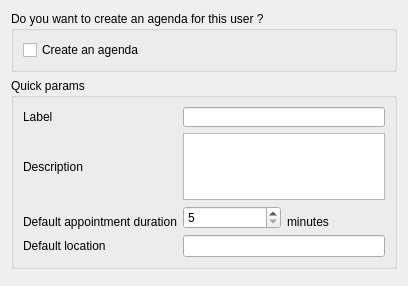
<?xml version="1.0" encoding="UTF-8"?>
<ui version="4.0">
 <class>Agenda::Internal::UserCalendarWizardCreatorWidget</class>
 <widget class="QWidget" name="Agenda::Internal::UserCalendarWizardCreatorWidget">
  <property name="geometry">
   <rect>
    <x>0</x>
    <y>0</y>
    <width>408</width>
    <height>286</height>
   </rect>
  </property>
  <property name="windowTitle">
   <string>Form</string>
  </property>
  <layout class="QGridLayout" name="gridLayout_2">
   <item row="1" column="0">
    <widget class="QGroupBox" name="groupBox">
     <property name="title">
      <string>Quick params</string>
     </property>
     <layout class="QGridLayout" name="gridLayout">
      <item row="0" column="0">
       <widget class="QLabel" name="label_2">
        <property name="minimumSize">
         <size>
          <width>0</width>
          <height>20</height>
         </size>
        </property>
        <property name="text">
         <string>Label</string>
        </property>
       </widget>
      </item>
      <item row="0" column="1" colspan="2">
       <widget class="QLineEdit" name="calendarLabel">
        <property name="minimumSize">
         <size>
          <width>0</width>
          <height>20</height>
         </size>
        </property>
       </widget>
      </item>
      <item row="1" column="0">
       <widget class="QLabel" name="label_3">
        <property name="sizePolicy">
         <sizepolicy hsizetype="Preferred" vsizetype="Preferred">
          <horstretch>0</horstretch>
          <verstretch>0</verstretch>
         </sizepolicy>
        </property>
        <property name="minimumSize">
         <size>
          <width>0</width>
          <height>20</height>
         </size>
        </property>
        <property name="text">
         <string>Description</string>
        </property>
       </widget>
      </item>
      <item row="1" column="1" colspan="2">
       <widget class="QTextEdit" name="description">
        <property name="minimumSize">
         <size>
          <width>0</width>
          <height>50</height>
         </size>
        </property>
        <property name="maximumSize">
         <size>
          <width>16777215</width>
          <height>100</height>
         </size>
        </property>
       </widget>
      </item>
      <item row="3" column="0">
       <widget class="QLabel" name="label">
        <property name="text">
         <string>Default appointment duration</string>
        </property>
       </widget>
      </item>
      <item row="2" column="1" rowspan="2">
       <widget class="QSpinBox" name="defaultDuration">
        <property name="minimum">
         <number>5</number>
        </property>
        <property name="maximum">
         <number>480</number>
        </property>
        <property name="singleStep">
         <number>5</number>
        </property>
       </widget>
      </item>
      <item row="3" column="2">
       <widget class="QLabel" name="label_4">
        <property name="text">
         <string>minutes</string>
        </property>
       </widget>
      </item>
      <item row="4" column="0">
       <widget class="QLabel" name="label_9">
        <property name="text">
         <string>Default location</string>
        </property>
       </widget>
      </item>
      <item row="4" column="1" colspan="2">
       <widget class="QLineEdit" name="defaultLocation"/>
      </item>
     </layout>
    </widget>
   </item>
   <item row="2" column="0">
    <spacer name="verticalSpacer">
     <property name="orientation">
      <enum>Qt::Vertical</enum>
     </property>
     <property name="sizeHint" stdset="0">
      <size>
       <width>20</width>
       <height>40</height>
      </size>
     </property>
    </spacer>
   </item>
   <item row="0" column="0">
    <widget class="QGroupBox" name="groupBox_2">
     <property name="title">
      <string>Do you want to create an agenda for this user ?</string>
     </property>
     <layout class="QGridLayout" name="gridLayout_3">
      <item row="0" column="0">
       <widget class="QCheckBox" name="useAgenda">
        <property name="text">
         <string>Create an agenda</string>
        </property>
       </widget>
      </item>
     </layout>
    </widget>
   </item>
  </layout>
 </widget>
 <resources/>
 <connections>
  <connection>
   <sender>useAgenda</sender>
   <signal>clicked(bool)</signal>
   <receiver>groupBox</receiver>
   <slot>setEnabled(bool)</slot>
   <hints>
    <hint type="sourcelabel">
     <x>99</x>
     <y>17</y>
    </hint>
    <hint type="destinationlabel">
     <x>188</x>
     <y>58</y>
    </hint>
   </hints>
  </connection>
 </connections>
</ui>
